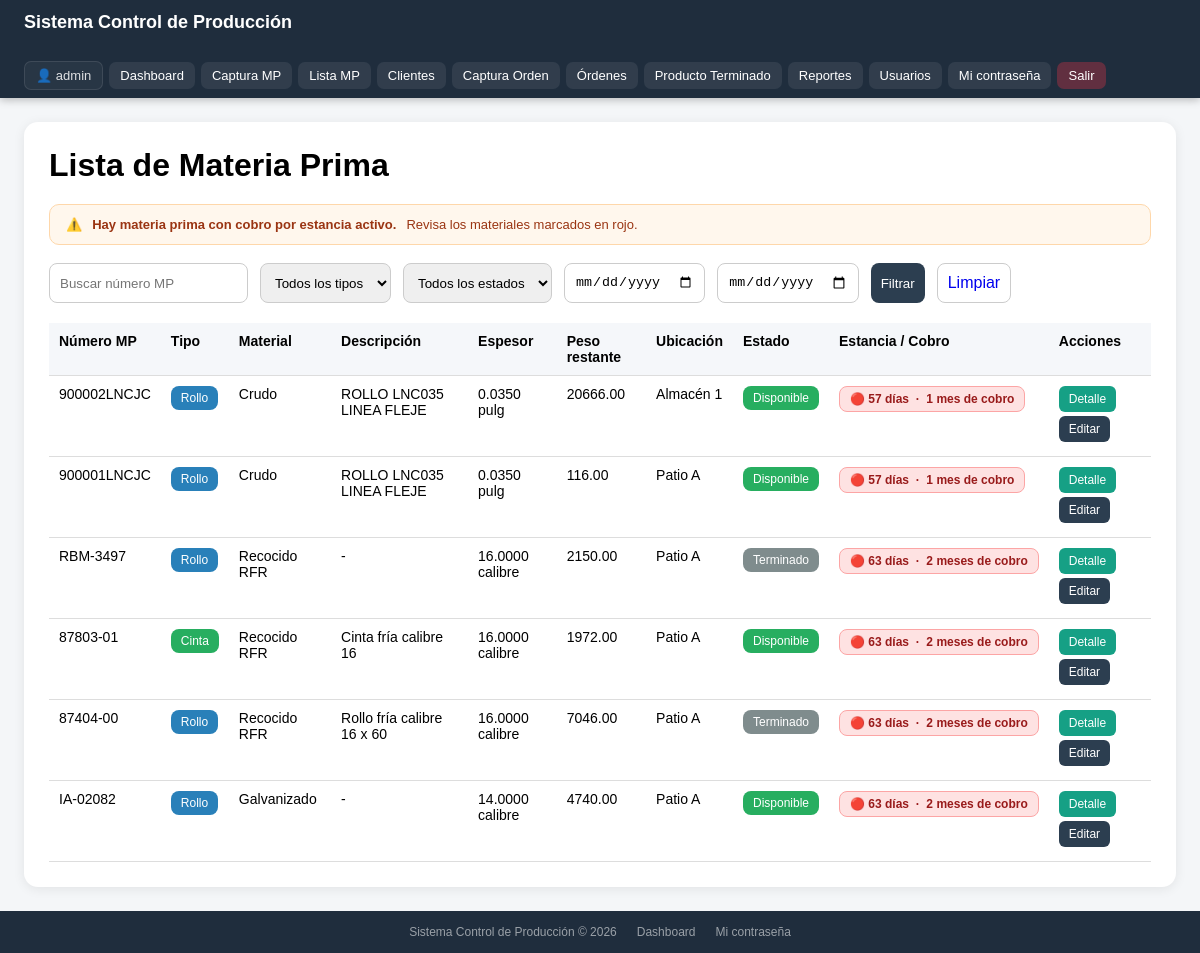
The app's page /lista-mp/ (signed in) with its own data.
### inventario/models.py (models this page shows, shortened)
class MateriaPrima(models.Model):
    TIPO_MP_CHOICES = [
        ('Rollo', 'Rollo'),
        ('Placa', 'Placa'),
        ('Cinta', 'Cinta'),
    ]
    ORIGEN_MP_CHOICES = [
        ('Cliente', 'Cliente'),
        ('Interna', 'Interna'),
    ]
    MATERIAL_CHOICES = [
        ('Galvanizado', 'Galvanizado'),
        ('Crudo', 'Crudo'),
        ('Recocido RFR', 'Recocido RFR'),
        ('Aluminizado', 'Aluminizado'),
        ('Decapado', 'Decapado'),
        ('Rolado en caliente', 'Rolado en caliente'),
        ('Galvanizado y pintado', 'Galvanizado y pintado'),
    ]
    UBICACION_CHOICES = [
        ('Patio A', 'Patio A'),
        ('Patio B', 'Patio B'),
        ('Almacén 1', 'Almacén 1'),
        ('Almacén 2', 'Almacén 2'),
        ('Producción', 'Producción'),
    ]
    ESTADO_CHOICES = [
        ('Disponible', 'Disponible'),
        ('En Proceso', 'En Proceso'),
        ('Terminado', 'Terminado'),
    ]
    UNIDAD_ESPESOR_CHOICES = [
        ('mm', 'mm'),
        ('pulg', 'pulg'),
        ('calibre', 'calibre'),
    ]
    numero_mp = models.CharField(max_length=100, unique=True)
    tipo_mp = models.CharField(max_length=20, choices=TIPO_MP_CHOICES, default='Rollo')
    cliente = models.ForeignKey(Cliente, on_delete=models.SET_NULL, null=True, blank=True)
    origen_mp = models.CharField(max_length=20, choices=ORIGEN_MP_CHOICES, default='Interna')
    lote = models.CharField(max_length=100, blank=True, null=True)
    codigo = models.CharField(max_length=100, blank=True, null=True)
    descripcion = models.CharField(max_length=255, blank=True, null=True)
    material = models.CharField(max_length=50, choices=MATERIAL_CHOICES, blank=True, null=True)
    grado = models.CharField(max_length=100, blank=True, null=True)
    acabado = models.CharField(max_length=100, blank=True, null=True)
    espesor_valor = models.DecimalField(max_digits=10, decimal_places=4, null=True, blank=True)
    unidad_espesor = models.CharField(max_length=20, choices=UNIDAD_ESPESOR_CHOICES, default='mm', blank=True, null=True)
    ancho = models.DecimalField(max_digits=10, decimal_places=2, null=True, blank=True)
    largo = models.DecimalField(max_digits=10, decimal_places=2, null=True, blank=True)
    peso = models.DecimalField(max_digits=10, decimal_places=2, null=True, blank=True)
    peso_restante = models.DecimalField(max_digits=10, decimal_places=2, null=True, blank=True)
    diametro_interior = models.DecimalField(max_digits=10, decimal_places=2, null=True, blank=True)
    diametro_exterior = models.DecimalField(max_digits=10, decimal_places=2, null=True, blank=True)
    proveedor = models.CharField(max_length=150, blank=True, null=True)
    ubicacion = models.CharField(max_length=50, choices=UBICACION_CHOICES, default='Almacén 1', blank=True, null=True)
    estado = models.CharField(max_length=20, choices=ESTADO_CHOICES, default='Disponible', blank=True, null=True)
    fecha_entrada = models.DateField(null=True, blank=True)
    observaciones = models.TextField(blank=True, null=True)
    @property
    def calibre(self):
        if self.unidad_espesor == 'calibre' and self.espesor_valor is not None:
            return round(float(self.espesor_valor), 2)
        return None
    @property
    def dias_en_fabrica_num(self):
        if not self.fecha_entrada:
            return None
        return (timezone.localdate() - self.fecha_entrada).days
    @property
    def meses_a_cobrar(self):
        dias = self.dias_en_fabrica_num
        if dias is None or dias <= 30:
            return 0
        return math.ceil((dias - 30) / 30)
    @property
    def estatus_cobro(self):
        dias = self.dias_en_fabrica_num
        if dias is None:
            return 'sin_fecha'
        if dias > 30:
            return 'vencido'
        if dias >= 23:
            return 'por_vencer'
        return 'libre'

### inventario/views.py (the view)
# urls.py: path('lista-mp/', lista_mp, name='lista_mp'),
@login_required
def lista_mp(request):
    busqueda      = request.GET.get('q', '')
    tipo          = request.GET.get('tipo', '')
    estado        = request.GET.get('estado', '')
    fecha_inicio  = request.GET.get('fecha_inicio', '')
    fecha_fin     = request.GET.get('fecha_fin', '')
    qs = MateriaPrima.objects.select_related('cliente').order_by('-id')
    if busqueda:
        qs = qs.filter(numero_mp__icontains=busqueda)
    if tipo:
        qs = qs.filter(tipo_mp=tipo)
    if estado:
        qs = qs.filter(estado=estado)
    if fecha_inicio:
        qs = qs.filter(fecha_entrada__gte=fecha_inicio)
    if fecha_fin:
        qs = qs.filter(fecha_entrada__lte=fecha_fin)
    paginator = Paginator(qs, 25)
    page_obj  = paginator.get_page(request.GET.get('page', 1))
    return render(request, 'inventario/lista_mp.html', {
        'materias_primas': page_obj,
        'page_obj': page_obj,
        'busqueda': busqueda,
        'tipo': tipo,
        'estado': estado,
        'fecha_inicio': fecha_inicio,
        'fecha_fin': fecha_fin,
    })

### core/context_processors.py (called while the page is built, shortened)
def permisos_usuario(request):
    es_superuser = request.user.is_superuser
    grupos = set(request.user.groups.values_list('name', flat=True))
    return {
        'es_admin_total': es_superuser,
        'es_administrador': 'Administrador' in grupos,
        'es_supervisor': 'Supervisor' in grupos,
        'es_almacen': 'Almacen' in grupos,
        'es_operador': 'Operador' in grupos,
    }

### inventario/templates/inventario/lista_mp.html (shortened to what this page needs)
{% extends 'base.html' %}
{% block content %}
<div class="contenedor">
    <h1>Lista de Materia Prima</h1>
    {% with vencidos=materias_primas|length %}
    {% for mp in materias_primas %}
        {% if mp.estatus_cobro == 'vencido' and forloop.first %}
        <div class="alerta-cobros">
            ⚠️ <strong>Hay materia prima con cobro por estancia activo.</strong>
            Revisa los materiales marcados en rojo.
        </div>
        {% endif %}
    {% endfor %}
    {% endwith %}
    <form method="get" class="filtros">
        <input type="text" name="q" placeholder="Buscar número MP" value="{{ busqueda|default:'' }}">
        <select name="tipo">
            <option value="">Todos los tipos</option>
        </select>
        <select name="estado">
            <option value="">Todos los estados</option>
        </select>
        <input type="date" name="fecha_inicio" value="{{ fecha_inicio }}" title="Fecha entrada desde">
        <input type="date" name="fecha_fin"    value="{{ fecha_fin }}"    title="Fecha entrada hasta">
        <button type="submit">Filtrar</button>
        <a href="{% url 'lista_mp' %}">Limpiar</a>
    </form>
    <table>
        <thead>
            <tr>
                <th>Número MP</th>
                <th>Tipo</th>
                <th>Material</th>
                <th>Descripción</th>
                <th>Espesor</th>
                <th>Peso restante</th>
                <th>Ubicación</th>
                <th>Estado</th>
                <th>Estancia / Cobro</th>
                <th>Acciones</th>
            </tr>
        </thead>
        <tbody>
            {% for mp in materias_primas %}
            <tr>
                <td>{{ mp.numero_mp|default:"-" }}</td>
                <td>
                    {% if mp.tipo_mp == 'Rollo' %}
                        <span class="badge rollo">Rollo</span>
                    {% elif mp.tipo_mp == 'Cinta' %}
                        <span class="badge cinta">Cinta</span>
                    {% elif mp.tipo_mp == 'Placa' %}
                        <span class="badge placa">Placa</span>
                    {% else %}
                        {{ mp.tipo_mp|default:"-" }}
                    {% endif %}
                </td>
                <td>{{ mp.material|default:"-" }}</td>
                <td>{{ mp.descripcion|default:"-" }}</td>
                <td>{{ mp.espesor_valor|default:"-" }} {{ mp.unidad_espesor|default:"" }}</td>
                <td>{{ mp.peso_restante|default:"-" }}</td>
                <td>{{ mp.ubicacion|default:"-" }}</td>
                <td>
                    {% if mp.estado == 'Disponible' %}
                        <span class="badge disponible">Disponible</span>
                    {% elif mp.estado == 'En Proceso' %}
                        <span class="badge enproceso">En Proceso</span>
                    {% elif mp.estado == 'Terminado' %}
                        <span class="badge terminado">Terminado</span>
                    {% else %}
                        {{ mp.estado|default:"-" }}
                    {% endif %}
                </td>
                <td>
                    {% if mp.estatus_cobro == 'libre' %}
                        <span class="badge-cobro cobro-libre">
                            ✓ {{ mp.dias_en_fabrica_num }} día{{ mp.dias_en_fabrica_num|pluralize:"s" }}
                            &nbsp;·&nbsp; faltan {{ mp.dias_hasta_cobro }}
                        </span>
                    {% elif mp.estatus_cobro == 'por_vencer' %}
                        <span class="badge-cobro cobro-vencer">
                            ⚠ {{ mp.dias_en_fabrica_num }} días
                            &nbsp;·&nbsp; vence en {{ mp.dias_hasta_cobro }} día{{ mp.dias_hasta_cobro|pluralize:"s" }}
                        </span>
                    {% elif mp.estatus_cobro == 'vencido' %}
                        <span class="badge-cobro cobro-vencido">
                            🔴 {{ mp.dias_en_fabrica_num }} días
                            &nbsp;·&nbsp; {{ mp.meses_a_cobrar }} mes{{ mp.meses_a_cobrar|pluralize:",es" }} de cobro
                        </span>
                    {% else %}
                        <span class="badge-cobro cobro-sinfecha">Sin fecha</span>
                    {% endif %}
                </td>
                <td>
                    <a class="btn-detalle" href="{% url 'detalle_mp' mp.id %}">Detalle</a>
                    <a class="btn-editar" href="{% url 'editar_mp' mp.id %}">Editar</a>
                </td>
            </tr>
            {% empty %}
            <tr>
                <td colspan="10">No hay materia prima registrada.</td>
            </tr>
            {% endfor %}
        </tbody>
    </table>
</div>
{% endblock %}

### templates/base.html (shortened to what this page needs)
<!DOCTYPE html>
<html lang="es">
<head>
</head>
<body>
{% if request.user.is_authenticated %}
<nav class="navbar">
    <div class="logo">Sistema Control de Producción</div>
    <div class="links">
        <span class="usuario">👤 {{ request.user.username }}</span>
        <a href="{% url 'inicio' %}">Dashboard</a>
        {% if es_admin_total or es_administrador or es_supervisor or es_almacen %}
            <a href="{% url 'captura_mp' %}">Captura MP</a>
            <a href="{% url 'lista_mp' %}">Lista MP</a>
        {% endif %}
        {% if es_admin_total or es_administrador or es_supervisor %}
            <a href="{% url 'lista_clientes' %}">Clientes</a>
        {% endif %}
        {% if es_admin_total or es_administrador or es_supervisor or es_operador %}
            <a href="{% url 'captura_orden' %}">Captura Orden</a>
            <a href="{% url 'lista_ordenes' %}">Órdenes</a>
        {% endif %}
        {% if es_admin_total or es_administrador or es_supervisor or es_almacen %}
            <a href="{% url 'lista_pt' %}">Producto Terminado</a>
        {% endif %}
        {% if es_admin_total or es_administrador or es_supervisor %}
            <a href="{% url 'reportes_index' %}">Reportes</a>
        {% endif %}
        {% if es_admin_total %}
            <a href="{% url 'lista_usuarios' %}">Usuarios</a>
        {% endif %}
        <a href="{% url 'cambiar_password' %}">Mi contraseña</a>
        <a href="{% url 'logout' %}" class="logout">Salir</a>
    </div>
</nav>
{% endif %}
<div class="contenido">
    {% block content %}{% endblock %}
</div>
<footer class="footer">
    <span>Sistema Control de Producción &copy; 2026</span>
    <a href="{% url 'inicio' %}">Dashboard</a>
    {% if request.user.is_authenticated %}
    <a href="{% url 'cambiar_password' %}">Mi contraseña</a>
    {% endif %}
</footer>
</body>
</html>

### templates/base.html (style rules this page uses)
*, *::before, *::after { box-sizing: border-box; }
body { margin: 0; font-family: Arial, sans-serif; background: #f4f6f8; min-height: 100vh; display: flex; flex-direction: column; }
.navbar { background: #1f2d3d; color: white; padding: 0 24px; display: flex; justify-content: space-between; align-items: center; min-height: 56px; flex-wrap: wrap; gap: 8px; position: sticky; top: 0; z-index: 100; box-shadow: 0 2px 8px rgba(0,0,0,0.25); }
.navbar .logo { font-size: 18px; font-weight: bold; padding: 12px 0; white-space: nowrap; }
.navbar .links { display: flex; gap: 6px; flex-wrap: wrap; align-items: center; padding: 8px 0; }
.navbar a { color: white; text-decoration: none; padding: 6px 11px; border-radius: 7px; font-size: 13px; background: rgba(255,255,255,0.08); white-space: nowrap; transition: background 0.15s; }
.navbar a.logout { background: rgba(220,53,69,0.35); }
.usuario { font-size: 13px; opacity: 0.85; padding: 6px 11px; border-radius: 7px; background: rgba(255,255,255,0.05); border: 1px solid rgba(255,255,255,0.12); }
.contenido { padding: 24px; flex: 1; }
.footer { background: #1f2d3d; color: rgba(255,255,255,0.55); text-align: center; padding: 14px 24px; font-size: 12px; display: flex; justify-content: center; gap: 20px; flex-wrap: wrap; }
.footer a { color: rgba(255,255,255,0.55); text-decoration: none; }

### inventario/templates/inventario/lista_mp.html (style rules this page uses)
.contenedor { background: white; border-radius: 14px; padding: 25px; box-shadow: 0 2px 12px rgba(0,0,0,0.08); }
h1 { margin-top: 0; margin-bottom: 20px; }
.filtros { display: flex; gap: 12px; flex-wrap: wrap; margin-bottom: 20px; }
.filtros input, .filtros select, .filtros button, .filtros a { padding: 10px; border-radius: 8px; border: 1px solid #ccc; text-decoration: none; }
.filtros button { background: #2c3e50; color: white; border: none; cursor: pointer; }
table { width: 100%; border-collapse: collapse; font-size: 14px; }
th, td { padding: 10px; border-bottom: 1px solid #ddd; text-align: left; vertical-align: top; }
th { background: #f5f7fa; }
.badge { padding: 5px 10px; border-radius: 8px; font-size: 12px; color: white; display: inline-block; }
.rollo { background: #2980b9; }
.cinta { background: #27ae60; }
.disponible { background: #27ae60; }
.terminado { background: #7f8c8d; }
.btn-editar, .btn-detalle { display: inline-block; padding: 6px 10px; color: white; border-radius: 6px; text-decoration: none; font-size: 12px; margin-right: 5px; margin-bottom: 4px; }
.btn-editar { background: #2c3e50; }
.btn-detalle { background: #16a085; }
.badge-cobro { display: inline-flex; align-items: center; gap: 5px; padding: 5px 10px; border-radius: 8px; font-size: 12px; font-weight: 600; white-space: nowrap; }
.cobro-vencido { background: #fee2e2; color: #991b1b; border: 1px solid #fca5a5; }
.alerta-cobros { background: #fff7ed; border: 1px solid #fed7aa; border-radius: 10px; padding: 12px 16px; margin-bottom: 18px; font-size: 13px; color: #9a3412; display: flex; align-items: center; gap: 10px; }

### records on screen
MateriaPrima: shows "Hay materia prima con cobro por estancia activo.", numero_mp "900002LNCJC", tipo_mp "Rollo", material "Crudo", descripcion "ROLLO LNC035 LINEA FLEJE", espesor_valor "0.0350", unidad_espesor "pulg", peso_restante "20666.00", ubicacion "Almacén 1", estado "Disponible", dias_en_fabrica_num "57", meses_a_cobrar "1"
MateriaPrima: numero_mp "900001LNCJC", tipo_mp "Rollo", material "Crudo", descripcion "ROLLO LNC035 LINEA FLEJE", espesor_valor "0.0350", unidad_espesor "pulg", peso_restante "116.00", ubicacion "Patio A", estado "Disponible", dias_en_fabrica_num "57", meses_a_cobrar "1"
MateriaPrima: numero_mp "RBM-3497", tipo_mp "Rollo", material "Recocido RFR", descripcion "-", espesor_valor "16.0000", unidad_espesor "calibre", peso_restante "2150.00", ubicacion "Patio A", estado "Terminado", dias_en_fabrica_num "63", meses_a_cobrar "2"
MateriaPrima: numero_mp "87803-01", tipo_mp "Cinta", material "Recocido RFR", descripcion "Cinta fría calibre 16", espesor_valor "16.0000", unidad_espesor "calibre", peso_restante "1972.00", ubicacion "Patio A", estado "Disponible", dias_en_fabrica_num "63", meses_a_cobrar "2"
MateriaPrima: numero_mp "87404-00", tipo_mp "Rollo", material "Recocido RFR", descripcion "Rollo fría calibre 16 x 60", espesor_valor "16.0000", unidad_espesor "calibre", peso_restante "7046.00", ubicacion "Patio A", estado "Terminado", dias_en_fabrica_num "63", meses_a_cobrar "2"
MateriaPrima: numero_mp "IA-02082", tipo_mp "Rollo", material "Galvanizado", descripcion "-", espesor_valor "14.0000", unidad_espesor "calibre", peso_restante "4740.00", ubicacion "Patio A", estado "Disponible", dias_en_fabrica_num "63", meses_a_cobrar "2"

### other values on screen
{{ request.user.username }} "admin"
